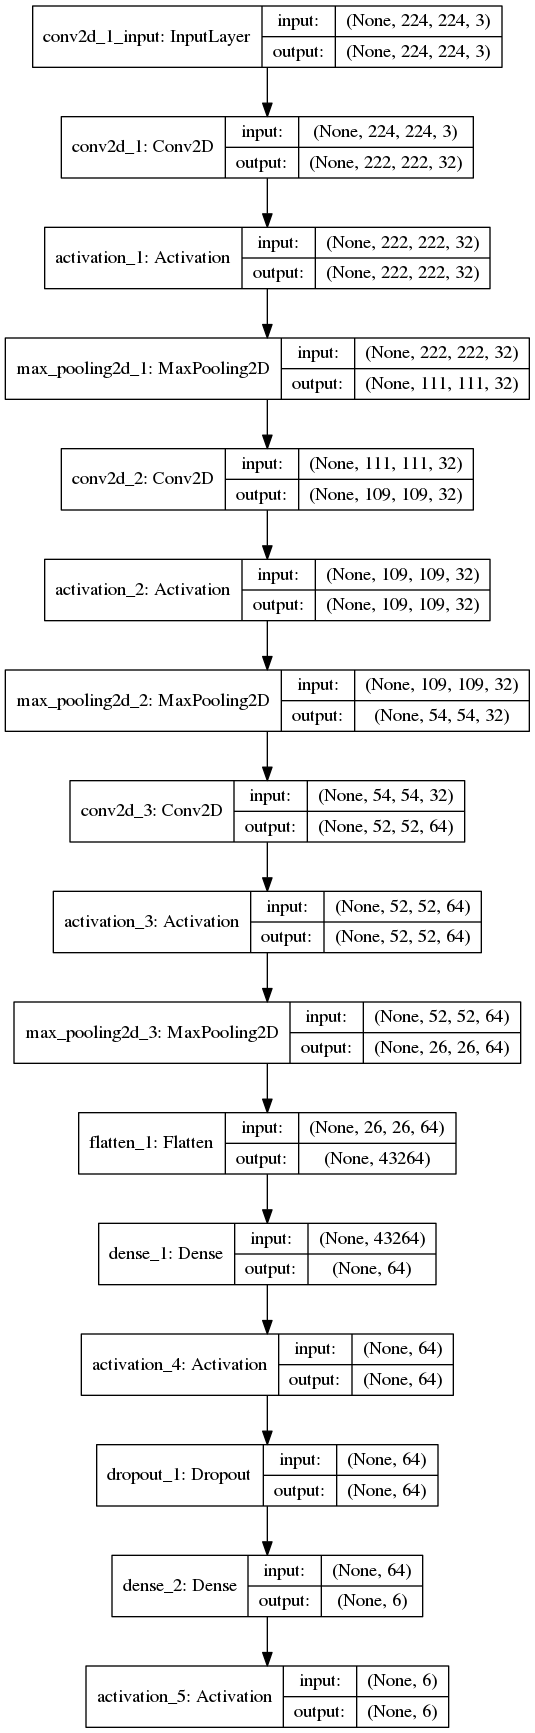

Generate this figure with Python:
from keras.preprocessing.image import ImageDataGenerator
from keras.preprocessing.image import img_to_array
from keras.utils import to_categorical
import matplotlib.pyplot as plt
import cv2
import os
from keras.preprocessing.image import ImageDataGenerator
from keras.models import Sequential
from keras.layers import Conv2D, MaxPooling2D
from keras.layers import Activation, Dropout, Flatten, Dense
from keras import backend as K
from keras.utils import plot_model
from keras.layers import Input
from keras.models import Model
from keras.callbacks import History
from keras.callbacks import ModelCheckpoint
import keras.callbacks
from sklearn.metrics import roc_auc_score
import numpy as np
import keras

CLASS_NUM = 6
norm_size = 224

img_width, img_height = 224, 224
train_data_dir = '../../device_img/train-roc/'
validation_data_dir = '../../device_img/validation-roc/'
nb_train_samples = 6000  # 1500*6=9000，2000张训练图片构成的数据集，图片名可不遵循规则
nb_validation_samples = 1799  # 100*6=600张验证集
epochs = 2
batch_size = 32  # 16每一个epoch一共9000/batch_size组
'''
train_datagen = ImageDataGenerator(
        rescale=1. / 255,
        shear_range=0.2,
        zoom_range=0.2,
        horizontal_flip=True)

    # this is the augmentation configuration we will use for testing:
    # only rescaling
train_generator = train_datagen.flow_from_directory(
    train_data_dir,
    target_size=(img_width, img_height),
    batch_size=batch_size,
    class_mode='categorical',
    #shuffle=True,save_to_dir='E:/DeepLearning/workSpace/venv/设备训练图片/train1',
    #save_prefix=None,
    #save_format='jpg',
    #follow_links=False
     )
'''
#载入数据
def load_data(path):
    print("[INFO] loading images...")
    data = []
    labels = []
    # grab the image paths and randomly shuffle them
    dirs = os.listdir(path)
    imagePaths=list(dirs)
    # loop over the input images
    #https://www.cnblogs.com/zangyu/p/5764905.html
    for imagePath in imagePaths:
        # load the image, pre-process it, and store it in the data list
        print("2+%s"%imagePath)
        imagePathx =path+imagePath+'/'
        count = 0
        for filename in os.listdir(imagePathx):
            filename=imagePathx+filename
            image = cv2.imread(filename,cv2.IMREAD_COLOR)
            #cv2.imread()路径中不能带有中文字符
            if image is None:
                os.rename(filename, os.path.join(imagePathx, '000_'+str(count) + ".jpg"))
                continue
            #cv2.imread()导入图片时是BGR通道顺序,转换为RGB模式
            b, g, r = cv2.split(image)
            rgb_img = cv2.merge([r, g, b])
            rgb_img = cv2.resize(rgb_img, (norm_size, norm_size))
            rgb_img = img_to_array(rgb_img)
            count=count+1
            data.append(rgb_img)
            label = imagePath
            label_int =0
            if(label == "cabinet"):
                label_int=0
            elif label=="printer":
                label_int=1
            elif label == "rackServer":
                label_int =2
            elif label == "router":
                label_int = 3
            elif label == "switch":
                label_int = 4
            else :
                label_int = 5
            labels.append(label_int)
        print(count)
        # extract the class label from the image path and update the
        # labels list
    # scale the raw pixel intensities to the range [0, 1]--------------------------------------------------------------------------memoryerror
    data = np.array(data, dtype="float") / 255.0
    labels = np.array(labels)
    labels = to_categorical(labels, num_classes=CLASS_NUM)
    print("4+%s"%labels[0])
    return data, labels
trainX,trainY=load_data(train_data_dir)
testX,testY = load_data(validation_data_dir)
print(trainX.shape)
print(testX.shape)


class roc_callback(keras.callbacks.Callback):
    def __init__(self, trainX,trainY, testX,testY):
        self.x = trainX
        self.y = trainY
        self.x_val = testX
        self.y_val = testY
    def on_train_begin(self, logs={}):
        return
    def on_train_end(self, logs={}):
        return
    def on_epoch_begin(self, epoch, logs={}):
        return
    def on_epoch_end(self, epoch, logs={}):
        y_pred = self.model.predict(self.x)
        roc = roc_auc_score(self.y, y_pred)
        y_pred_val = self.model.predict(self.x_val)
        roc_val = roc_auc_score(self.y_val, y_pred_val)
        print('\rroc-auc: %s - roc-auc_val: %s' % (str(round(roc, 4)), str(round(roc_val, 4))), end=100 * ' ' + '\n')
        return
    def on_batch_begin(self, batch, logs={}):
        return
    def on_batch_end(self, batch, logs={}):
        return

class Histories(keras.callbacks.Callback):
    def on_train_begin(self, logs={}):
        self.aucs = []
        self.losses = []
    def on_train_end(self, logs={}):
        return
    def on_epoch_begin(self, epoch, logs={}):
        return
    def on_epoch_end(self, epoch, logs={}):
        self.losses.append(logs.get('loss'))
        y_pred = self.model.predict(self.validation_data[0:2])
        yp = []
        for i in range(0, len(y_pred)):
            yp.append(y_pred[i][0])
        yt = []
        for x in self.validation_data[2]:
            yt.append(x[0])
        auc = roc_auc_score(yt, yp)
        self.aucs.append(auc)
        print('val-loss', logs.get('loss'), ' val-auc: ', auc)
        print('\n')
        return
    def on_batch_begin(self, batch, logs={}):
        return
    def on_batch_end(self, batch, logs={}):
        return


callbacks = [roc_callback(trainX,trainY, testX,testY)]
model_checkpoint = ModelCheckpoint('keras-tensorboard1.hdf5', monitor='loss', save_best_only=True, period=1)
tb_cb = keras.callbacks.TensorBoard(log_dir='log', write_images=1, histogram_freq=0)
'''callbacks = [
    history,
    model_checkpoint,
    tb_cb
]'''

def self_VGG():
    global history
    if K.image_data_format() == 'channels_first':
        input_shape = (3, img_width, img_height)
    else:
        input_shape = (img_width, img_height, 3)
    # 反复堆叠3*3的小型卷积核和2*2的最大池化层
    model = Sequential()
    model.add(Conv2D(32, (3, 3), input_shape=input_shape))
    model.add(Activation('relu'))
    model.add(MaxPooling2D(pool_size=(2, 2)))

    model.add(Conv2D(32, (3, 3)))
    model.add(Activation('relu'))
    model.add(MaxPooling2D(pool_size=(2, 2)))

    model.add(Conv2D(64, (3, 3)))
    model.add(Activation('relu'))
    model.add(MaxPooling2D(pool_size=(2, 2)))

    model.add(Flatten())
    model.add(Dense(64))
    model.add(Activation('relu'))
    model.add(Dropout(0.5))
    model.add(Dense(6))
    model.add(Activation('softmax'))
    model.summary()
    plot_model(model, to_file='keras-tensorboard.png', show_shapes=True)
    model.compile(loss='categorical_crossentropy',
                  optimizer='adam',
                  metrics=['accuracy'])

    # this is the augmentation configuration we will use for training
    histories = Histories()
    model.fit(
        trainX, trainY,
        steps_per_epoch=nb_train_samples // batch_size,
        epochs=epochs,
        verbose=1,
        callbacks=[histories, model_checkpoint, tb_cb],
        validation_data=(testX,testY),
        validation_steps=nb_validation_samples // batch_size
    )
    model.save_weights('keras-tensorboard.h5')
    return model

model = self_VGG()
from matplotlib import pyplot as plt
plt.plot(history.history['acc'])
plt.plot(history.history['val_acc'])
plt.title('model acc with adam batch=32 lr=0.001 decay=1')
plt.ylabel('accuracy')
plt.xlabel('epoch')
plt.legend(['train', 'validation'], loc='upper left')
plt.show()
# summarize history for loss
plt.plot(history.history['loss'])
plt.plot(history.history['val_loss'])
plt.title('model loss with adam batch=32 lr=0.001 decay=1')
plt.ylabel('loss')
plt.xlabel('epoch')
plt.legend(['train', 'validation'], loc='upper left')
plt.show()
